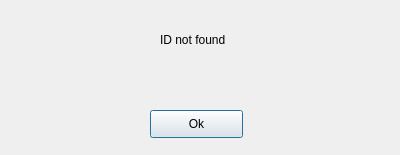
<?xml version="1.0" encoding="UTF-8"?>
<ui version="4.0">
 <class>notFound</class>
 <widget class="QDialog" name="notFound">
  <property name="geometry">
   <rect>
    <x>0</x>
    <y>0</y>
    <width>400</width>
    <height>155</height>
   </rect>
  </property>
  <property name="windowTitle">
   <string>Dialog</string>
  </property>
  <widget class="QLabel" name="label">
   <property name="geometry">
    <rect>
     <x>160</x>
     <y>30</y>
     <width>81</width>
     <height>20</height>
    </rect>
   </property>
   <property name="text">
    <string>ID not found</string>
   </property>
  </widget>
  <widget class="QPushButton" name="pushButton">
   <property name="geometry">
    <rect>
     <x>150</x>
     <y>110</y>
     <width>93</width>
     <height>28</height>
    </rect>
   </property>
   <property name="text">
    <string>Ok</string>
   </property>
  </widget>
 </widget>
 <resources/>
 <connections/>
</ui>
